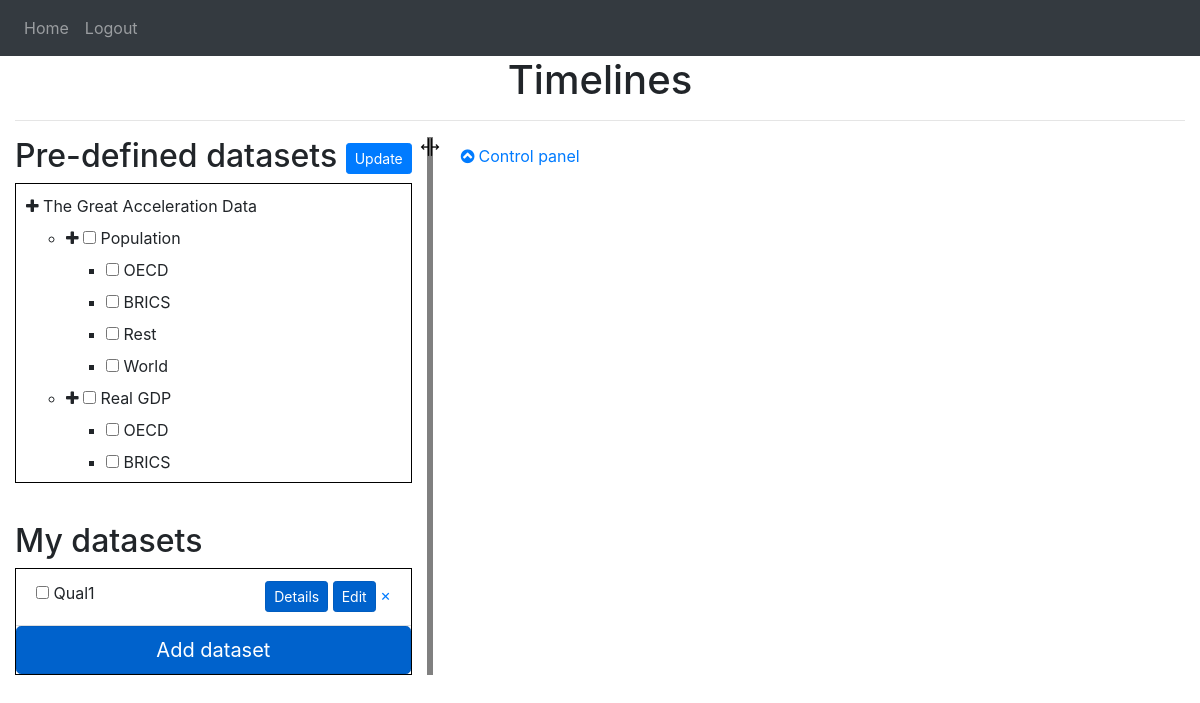
Page / (signed in) on the earlier database version.
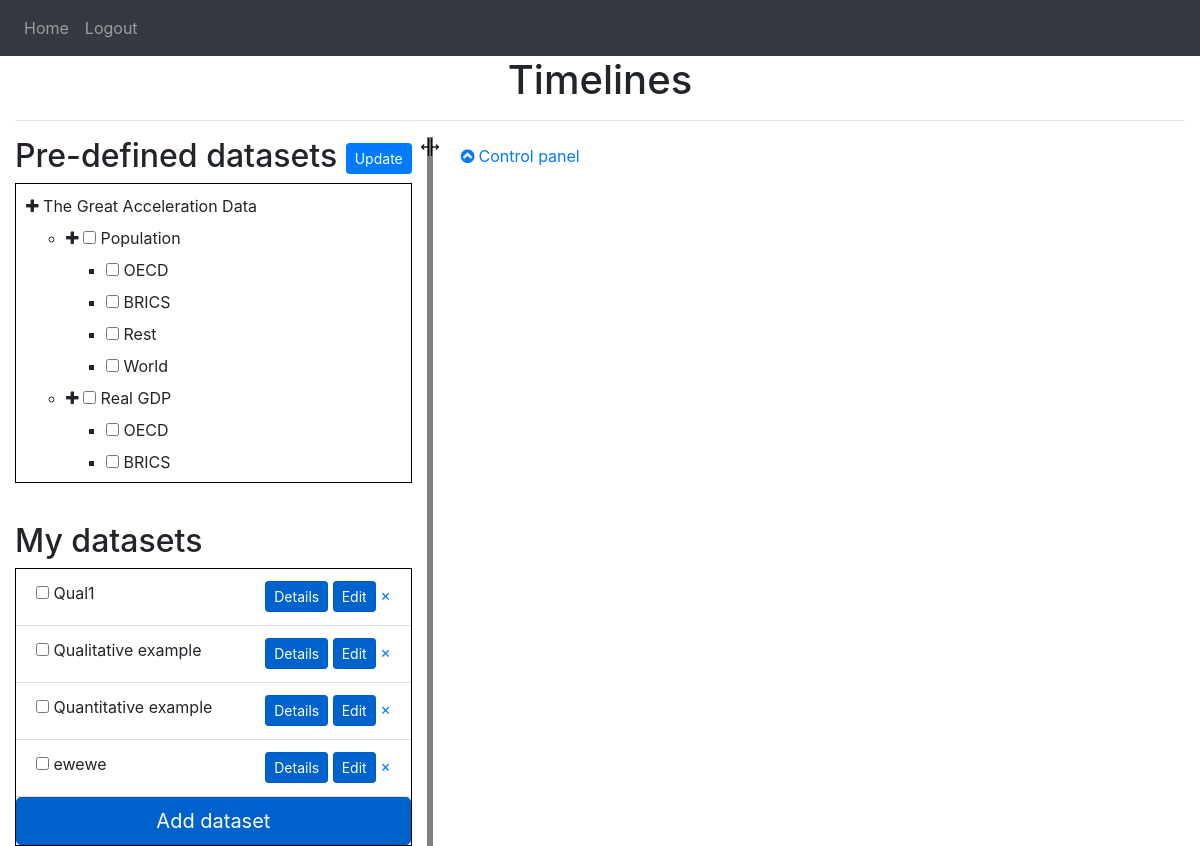
Same page on the later database version.
### website/models.py (models this page shows)
class DataSet(db.Model):
    id = db.Column(db.Integer, primary_key=True)
    id_predef = db.Column(db.Integer, unique=True, nullable=True)  # Unique if not null
    label = db.Column(db.String(LABEL_MAXLENGTH))   # For checkbox lists
    description = db.Column(db.String(DESCRIPTION_MAXLENGTH))
    time_values = db.Column(db.String(DATA_MAXLENGTH))
    data_values = db.Column(db.String(DATA_MAXLENGTH))
    data_is_qualitative = db.Column(db.Boolean, unique=False, default=False)
    data_scale = db.Column(db.Integer, nullable=True)  # Power of ten
    data_unit = db.Column(db.String(UNIT_MAXLENGTH))
    legend = db.Column(db.String(LABEL_MAXLENGTH))
    date = db.Column(db.DateTime(timezone=True), default=func.now())
    user_id = db.Column(db.Integer, db.ForeignKey('user.id'), nullable=True)  # null means predefined data

### website/views.py (the view)
@views.route('/', methods=['GET'])
@login_required
def home():
    form = AddDataSetForm()
    return render_template("home.html", user=current_user, form=form)

### website/__init__.py (called while the page is built)
def create_app():
    app = Flask(__name__)  # __name__ is 'website'
    app.config['SECRET_KEY'] = '410d1f4eb7412ee625ed5a3562ec1cc6'
    app.config['SQLALCHEMY_DATABASE_URI'] = f'sqlite:///{DB_NAME}'
    app.config['SQLALCHEMY_TRACK_MODIFICATIONS'] = False
    db.init_app(app)
    from .views import views
    from .auth import auth
    app.register_blueprint(views, url_prefix='/')
    app.register_blueprint(auth, url_prefix='/')
    from .models import User
    create_database(app)
    login_manager = LoginManager()
    login_manager.login_view = 'auth.login'
    login_manager.init_app(app)
    @login_manager.user_loader
    def load_user(id):
        return User.query.get(int(id))
    return app

### website/templates/home.html (shortened to what this page needs)
{% extends "base.html" %}
{% block content %}
<h1 align="center">Timelines</h1>
<hr />
<div class="container-fluid">
  <div class="row">
    <div class="resizable_e">
      <h2>Pre-defined datasets
        {% if user.email == "markusrobertjonsson@gmail.com" %}
          <a href="{{ url_for('views.update_predef') }}" class="btn btn-primary btn-sm" role="button" aria-pressed="true">Update</a>
        {% endif %}
      </h2>
        <div id="treeview_container" class="hummingbird-treeview" style="height: 300px; overflow-y: scroll; border:1px solid black;">
          <ul id="treeview" class="hummingbird-base">
            <li data-id="0">
              <i class="fa fa-plus"></i>
              <label>
                The Great Acceleration Data
              </label>
              <ul>
                {% set cnt = [1] %}
                {% for g in ["Population", "Real GDP", "FDI", "Urban population", "Fertilizer consumption",
                             "Large dams", "Water use", "Paper production", "Transportation", "Telecommunications"] %}
                  <li data-id="1">
                    <i class="fa fa-plus"></i>
                    <label>
                      <input id="xnode-0-1" data-id="custom-0-1" type="checkbox" /> {{g}}
                    </label>
                    <ul>
                      {% for gg in ["OECD", "BRICS", "Rest", "World"] %}
                        <li>
                          <label>
                            <input class="hummingbird-end-node" id={{'predef' ~ cnt[0]|string}} type="checkbox" /> {{gg}}
                          </label>
                        </li>
                      {% endfor %}
                    </ul>
                  </li>
                {% endfor %}
              </ul>
            </li>
          </ul>
        </div>
      <h2><br>My datasets</h2>
      <div style="border:1px solid black;">
        <ul class="my_datasets_list list-group list-group-flush overflow-auto" id="datasets">
          {% for dataset in user.datasets %}
          <li class="list-group-item">
            <input type="checkbox" id="{{dataset.id}}" name="{{dataset.id}}" value="{{dataset.id}}" class="my_datasets_checkbox">
            <label for="{{dataset.id}}"> {{ dataset.label }} </label>
            <div class="float-right">
              <a href="{{ url_for('views.view_dataset', id=dataset.id) }}" class="btn btn-primary btn-sm active" role="button" aria-pressed="true">Details</a>
              <a href="{{ url_for('views.update_dataset', id=dataset.id) }}" class="btn btn-primary btn-sm active" role="button" aria-pressed="true">Edit</a>
              <a href="/delete/{{dataset.id}}">&times;</a>
            </div>
          </li>
          {% endfor %}
        </ul>
        <a href="{{ url_for('views.add') }}" class="btn btn-primary btn-lg btn-block active" role="button" aria-pressed="true">Add dataset</a>
      </div>
    </div>
    <div class="col">
      <div class="row-md">
        <button class="btn btn-link" type="button" data-toggle="collapse" data-target="#control_panel" aria-expanded="true" aria-controls="control_panel">
          <i class="fa" aria-hidden="true">&nbsp;</i>Control panel
        </button>
      </div>
    </div>
  </div>
</div>
{% endblock %}

### website/templates/base.html (shortened to what this page needs)
<!DOCTYPE html>
<html>
  <head>
    <link rel="stylesheet"
          href="https://stackpath.bootstrapcdn.com/bootstrap/4.4.1/css/bootstrap.min.css"
 />
    <link rel="stylesheet"
          href="https://cdnjs.cloudflare.com/ajax/libs/font-awesome/4.7.0/css/font-awesome.min.css"
 />
    <link rel="stylesheet"
          href="https://cdn.jsdelivr.net/gh/hummingbird-dev/hummingbird-treeview@v3.0.0/hummingbird-treeview.css" />
    <link rel="stylesheet" type="text/css" href="https://cdnjs.cloudflare.com/ajax/libs/jqueryui/1.12.1/jquery-ui.css">
    <link rel="stylesheet"
          type="text/css"
          href="{{ url_for('static', filename='index.css') }}">
  </head>
  <body>
    <nav class="navbar navbar-expand-lg navbar-dark bg-dark">
      <div class="collapse navbar-collapse" id="navbar">
        <div class="navbar-nav">
          {% if user.is_authenticated %}
          <a class="nav-item nav-link" id="home" href="/">Home</a>
          <a class="nav-item nav-link" id="logout" href="/logout">Logout</a>
          {% else %}
          <a class="nav-item nav-link" id="login" href="/login">Login</a>
          <a class="nav-item nav-link" id="signUp" href="/sign-up">Sign Up</a>
          {% endif %}
        </div>
      </div>
    </nav>
    <div class="container-fluid">{% block content %} {% endblock %}</div>
  </body>
</html>

### website/static/index.css (style rules this page uses)
ul.hummingbird-base { padding: 10px; }
div.resizable_e { padding-right: 15px; border-right: 6px solid gray; }
[data-toggle="collapse"] .fa:before { content: "\f139"; }

Differences in the rows shown:
added DataSet: label "Qualitative example"
added DataSet: label "Quantitative example"
added DataSet: label "ewewe"
